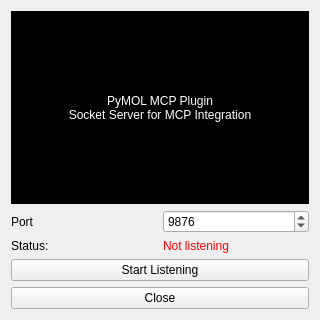
<?xml version="1.0" encoding="UTF-8"?>
<!-- Vendored from https://github.com/vrtejus/pymol-mcp -->
<ui version="4.0">
 <class>Form</class>
 <widget class="QWidget" name="Form">
  <property name="geometry">
   <rect>
    <x>0</x>
    <y>0</y>
    <width>320</width>
    <height>320</height>
   </rect>
  </property>
  <property name="windowTitle">
   <string notr="true">PyMOL MCP Plugin</string>
  </property>
  <layout class="QVBoxLayout" name="verticalLayout">
   <item>
    <widget class="QLabel" name="label">
     <property name="sizePolicy">
      <sizepolicy hsizetype="MinimumExpanding" vsizetype="MinimumExpanding">
       <horstretch>0</horstretch>
       <verstretch>0</verstretch>
      </sizepolicy>
     </property>
     <property name="minimumSize">
      <size>
       <width>280</width>
       <height>60</height>
      </size>
     </property>
     <property name="styleSheet">
      <string notr="true">background-color: #000;color:white; padding: 20px</string>
     </property>
     <property name="text">
      <string notr="true">PyMOL MCP Plugin
Socket Server for MCP Integration</string>
     </property>
     <property name="textFormat">
      <enum>Qt::PlainText</enum>
     </property>
     <property name="alignment">
      <set>Qt::AlignCenter</set>
     </property>
     <property name="wordWrap">
      <bool>true</bool>
     </property>
    </widget>
   </item>
   <item>
    <layout class="QGridLayout" name="gridLayout">
     <item row="0" column="0">
      <widget class="QLabel" name="label_2">
       <property name="text">
        <string notr="true">Port</string>
       </property>
      </widget>
     </item>
     <item row="0" column="1">
      <widget class="QSpinBox" name="input_port">
       <property name="minimum">
        <number>1024</number>
       </property>
       <property name="maximum">
        <number>65535</number>
       </property>
       <property name="value">
        <number>9876</number>
       </property>
      </widget>
     </item>
     <item row="1" column="0">
      <widget class="QLabel" name="label_3">
       <property name="text">
        <string notr="true">Status:</string>
       </property>
      </widget>
     </item>
     <item row="1" column="1">
      <widget class="QLabel" name="label_status">
       <property name="text">
        <string notr="true">Not listening</string>
       </property>
       <property name="styleSheet">
        <string notr="true">color: red;</string>
       </property>
      </widget>
     </item>
    </layout>
   </item>
   <item>
    <layout class="QHBoxLayout" name="horizontalLayout">
     <item>
      <widget class="QPushButton" name="button_toggle_listening">
       <property name="text">
        <string notr="true">Start Listening</string>
       </property>
      </widget>
     </item>
     <!-- <item>
      <widget class="QPushButton" name="button_show_commands">
       <property name="text">
        <string notr="true">Show Commands</string>
       </property>
      </widget>
     </item> -->
    </layout>
   </item>
   <item>
    <layout class="QHBoxLayout" name="horizontalLayout_2">
     <!-- <item>
      <widget class="QPushButton" name="button_clear_commands">
       <property name="text">
        <string notr="true">Clear Commands</string>
       </property>
      </widget>
     </item> -->
     <item>
      <widget class="QPushButton" name="button_close">
       <property name="text">
        <string notr="true">Close</string>
       </property>
      </widget>
     </item>
    </layout>
   </item>
  </layout>
 </widget>
 <resources/>
 <connections/>
</ui>
